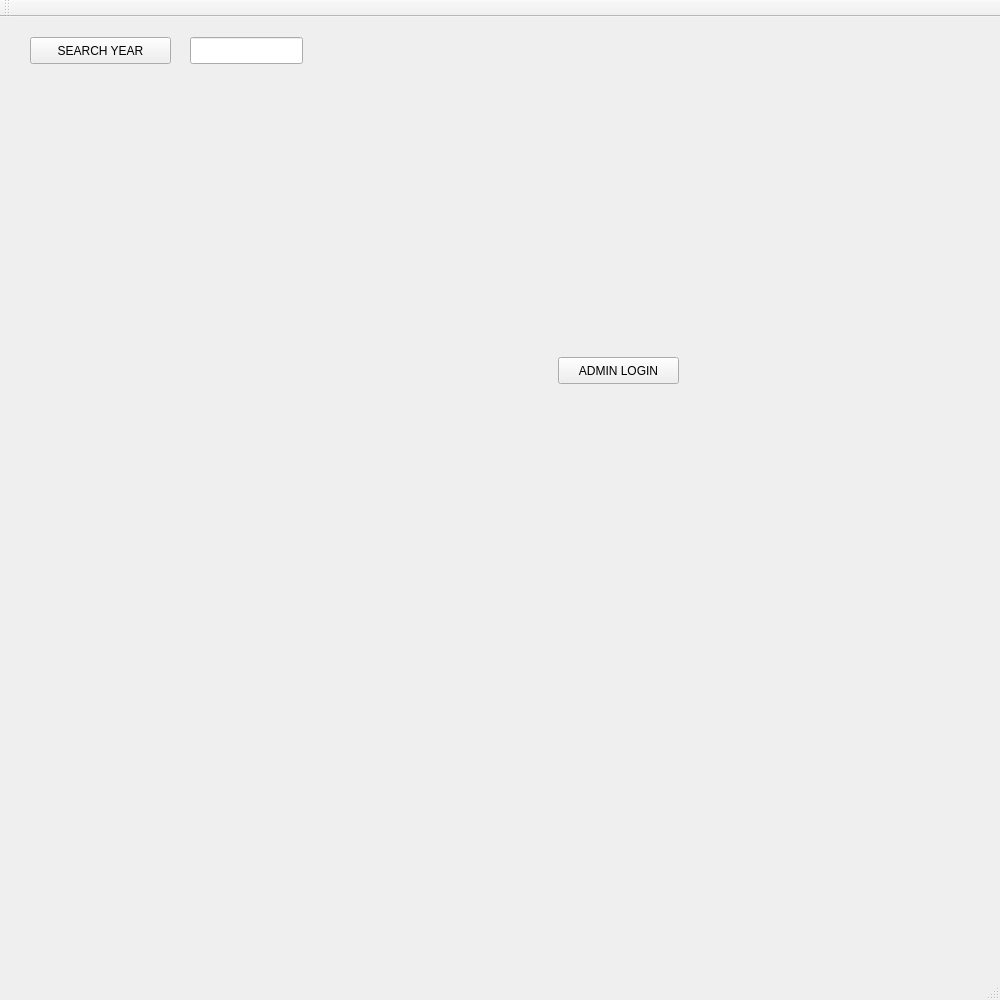
<?xml version="1.0" encoding="UTF-8"?>
<ui version="4.0">
 <class>Home</class>
 <widget class="QMainWindow" name="Home">
  <property name="geometry">
   <rect>
    <x>0</x>
    <y>0</y>
    <width>1000</width>
    <height>1000</height>
   </rect>
  </property>
  <property name="windowTitle">
   <string>Home</string>
  </property>
  <property name="styleSheet">
   <string notr="true"/>
  </property>
  <widget class="QWidget" name="centralWidget">
   <widget class="QPushButton" name="admin_login">
    <property name="geometry">
     <rect>
      <x>558</x>
      <y>340</y>
      <width>121</width>
      <height>27</height>
     </rect>
    </property>
    <property name="text">
     <string>ADMIN LOGIN</string>
    </property>
   </widget>
   <widget class="QPushButton" name="bollywood">
    <property name="geometry">
     <rect>
      <x>30</x>
      <y>20</y>
      <width>141</width>
      <height>27</height>
     </rect>
    </property>
    <property name="text">
     <string>SEARCH YEAR</string>
    </property>
   </widget>
   <widget class="QLineEdit" name="inp_yr">
    <property name="geometry">
     <rect>
      <x>190</x>
      <y>20</y>
      <width>113</width>
      <height>27</height>
     </rect>
    </property>
   </widget>
  </widget>
  <widget class="QMenuBar" name="menuBar">
   <property name="geometry">
    <rect>
     <x>0</x>
     <y>0</y>
     <width>1000</width>
     <height>25</height>
    </rect>
   </property>
  </widget>
  <widget class="QToolBar" name="mainToolBar">
   <attribute name="toolBarArea">
    <enum>TopToolBarArea</enum>
   </attribute>
   <attribute name="toolBarBreak">
    <bool>false</bool>
   </attribute>
  </widget>
  <widget class="QStatusBar" name="statusBar"/>
 </widget>
 <layoutdefault spacing="6" margin="11"/>
 <resources/>
 <connections/>
</ui>
